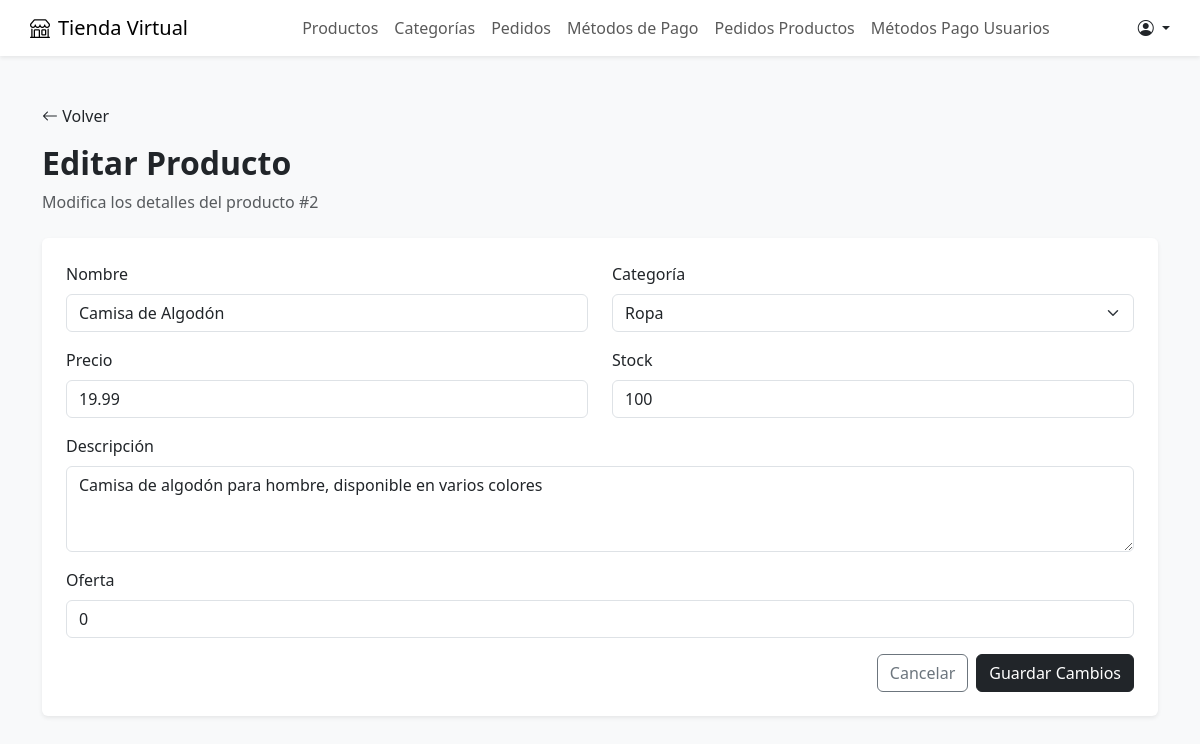
/productos/editar.php?edit_id=2 (signed in), run on the app's committed database.
### tables this page shows
CREATE TABLE IF NOT EXISTS TBL_Productos (
    id_producto INT AUTO_INCREMENT PRIMARY KEY,
    id_categoria INT,
    nombre_producto VARCHAR(255) NOT NULL,
    descripcion_producto TEXT,
    precio_producto DECIMAL(10, 2) NOT NULL,
    stock_producto INT NOT NULL,
    oferta_producto BOOLEAN DEFAULT 0,
    fecha_producto TIMESTAMP DEFAULT CURRENT_TIMESTAMP,
    FOREIGN KEY (id_categoria) REFERENCES TBL_Categorias(id_categoria) ON DELETE SET NULL
);

CREATE TABLE IF NOT EXISTS TBL_Categorias (
    id_categoria INT AUTO_INCREMENT PRIMARY KEY,
    nombre_categoria VARCHAR(255) NOT NULL,
    descripcion_categoria TEXT,
    fecha_categoria TIMESTAMP DEFAULT CURRENT_TIMESTAMP
);

### productos/editar.php (the view, shortened to what this page needs)
<?php
require_once '../db.php';
$producto = null;
$categorias = $pdo->query("SELECT id_categoria, nombre_categoria FROM TBL_Categorias")->fetchAll(PDO::FETCH_ASSOC);
if (isset($_GET['edit_id'])) {
    $id = $_GET['edit_id'];
    $stmt = $pdo->prepare("SELECT * FROM TBL_Productos WHERE id_producto = ?");
    $stmt->execute(array($id));
    $producto = $stmt->fetch(PDO::FETCH_ASSOC);
}
?>
<!DOCTYPE html>
<html lang="es">
<head>
    <link href="https://cdn.jsdelivr.net/npm/bootstrap@5.3.3/dist/css/bootstrap.min.css" rel="stylesheet">
    <link href="https://cdn.jsdelivr.net/npm/bootstrap-icons@1.10.5/font/bootstrap-icons.css" rel="stylesheet">
</head>
<body class="bg-light">
    <?php include '../../tienda_virtual_crud/navbar.php'; ?>
    <div class="container mt-5">
        <a href="listar.php" class="text-decoration-none text-dark mb-3 d-inline-block">
            <i class="bi bi-arrow-left"></i> Volver
        </a>
        <h2 class="fw-bold">Editar Producto</h2>
        <p class="text-muted mb-4">Modifica los detalles del producto #<?php echo $producto['id_producto']; ?></p>
        <form method="post" class="bg-white p-4 rounded shadow-sm">
            <div class="row mb-3">
                <div class="col-md-6">
                    <label class="form-label">Nombre</label>
                    <input type="text" name="nombre" class="form-control"
                        value="<?php echo htmlspecialchars($producto['nombre_producto']); ?>" required>
                </div>
                <div class="col-md-6">
                    <label class="form-label">Categoría</label>
                    <select name="categoria" class="form-select" required>
                        <?php foreach ($categorias as $cat): ?>
                            <option value="<?= $cat['id_categoria'] ?>" <?= ($cat['id_categoria'] == $producto['id_categoria']) ? 'selected' : '' ?>>
                                <?= htmlspecialchars($cat['nombre_categoria']) ?>
                            </option>
                        <?php endforeach; ?>
                    </select>
                </div>
            </div>
            <div class="row mb-3">
                <div class="col-md-6">
                    <label class="form-label">Precio</label>
                    <input type="number" step="0.01" name="precio" class="form-control"
                        value="<?php echo $producto['precio_producto']; ?>" required>
                </div>
                <div class="col-md-6">
                    <label class="form-label">Stock</label>
                    <input type="number" name="stock" class="form-control"
                        value="<?php echo $producto['stock_producto']; ?>" required>
                </div>
            </div>
            <div class="mb-3">
                <label class="form-label">Descripción</label>
                <textarea name="descripcion" class="form-control"
                    rows="3"><?php echo htmlspecialchars($producto['descripcion_producto']); ?></textarea>
            </div>
            <div class="mb-3">
                <label class="form-label">Oferta</label>
                <input type="text" name="oferta" class="form-control"
                    value="<?php echo $producto['oferta_producto']; ?>">
            </div>
            <div class="d-flex justify-content-end">
                <a href="listar.php" class="btn btn-outline-secondary me-2">Cancelar</a>
                <button type="submit" name="actualizar" class="btn btn-dark">Guardar Cambios</button>
            </div>
        </form>
    </div>
</body>
</html>

### data on the page
tbl_productos: id_producto "2", nombre "Camisa de Algodón", categoria "Ropa", precio "19.99", stock "100", descripcion "Camisa de algodón para hombre, disponible en varios colores", oferta "0"
